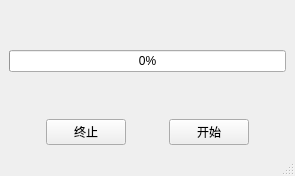
<?xml version="1.0" encoding="UTF-8"?>
<ui version="4.0">
 <class>MainWindow</class>
 <widget class="QMainWindow" name="MainWindow">
  <property name="geometry">
   <rect>
    <x>0</x>
    <y>0</y>
    <width>295</width>
    <height>176</height>
   </rect>
  </property>
  <property name="windowTitle">
   <string>GongJianBo1992</string>
  </property>
  <widget class="QWidget" name="centralwidget">
   <layout class="QVBoxLayout" name="verticalLayout">
    <item>
     <spacer name="verticalSpacer_2">
      <property name="orientation">
       <enum>Qt::Vertical</enum>
      </property>
      <property name="sizeHint" stdset="0">
       <size>
        <width>20</width>
        <height>40</height>
       </size>
      </property>
     </spacer>
    </item>
    <item>
     <widget class="QProgressBar" name="progressBar">
      <property name="value">
       <number>0</number>
      </property>
      <property name="alignment">
       <set>Qt::AlignCenter</set>
      </property>
     </widget>
    </item>
    <item>
     <spacer name="verticalSpacer">
      <property name="orientation">
       <enum>Qt::Vertical</enum>
      </property>
      <property name="sizeHint" stdset="0">
       <size>
        <width>20</width>
        <height>24</height>
       </size>
      </property>
     </spacer>
    </item>
    <item>
     <layout class="QHBoxLayout" name="horizontalLayout">
      <item>
       <spacer name="horizontalSpacer">
        <property name="orientation">
         <enum>Qt::Horizontal</enum>
        </property>
        <property name="sizeHint" stdset="0">
         <size>
          <width>40</width>
          <height>20</height>
         </size>
        </property>
       </spacer>
      </item>
      <item>
       <widget class="QPushButton" name="btnStop">
        <property name="text">
         <string>终止</string>
        </property>
       </widget>
      </item>
      <item>
       <spacer name="horizontalSpacer_3">
        <property name="orientation">
         <enum>Qt::Horizontal</enum>
        </property>
        <property name="sizeHint" stdset="0">
         <size>
          <width>40</width>
          <height>20</height>
         </size>
        </property>
       </spacer>
      </item>
      <item>
       <widget class="QPushButton" name="btnStart">
        <property name="text">
         <string>开始</string>
        </property>
       </widget>
      </item>
      <item>
       <spacer name="horizontalSpacer_2">
        <property name="orientation">
         <enum>Qt::Horizontal</enum>
        </property>
        <property name="sizeHint" stdset="0">
         <size>
          <width>40</width>
          <height>20</height>
         </size>
        </property>
       </spacer>
      </item>
     </layout>
    </item>
   </layout>
  </widget>
  <widget class="QMenuBar" name="menubar">
   <property name="geometry">
    <rect>
     <x>0</x>
     <y>0</y>
     <width>295</width>
     <height>21</height>
    </rect>
   </property>
  </widget>
  <widget class="QStatusBar" name="statusbar"/>
 </widget>
 <resources/>
 <connections/>
</ui>
